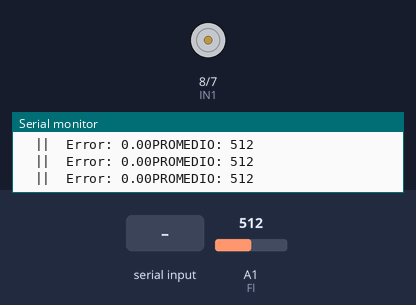
Recording of a sketch running on a simulated Arduino Uno, built with avr-gcc and run on an emulated ATmega328P. Parts: motor-driver pin pairs drawn as motors (green arrow = first pin HIGH = forward, orange = second pin HIGH = backward, longer = more drive, scaled by the enable pin), the last lines printed to the serial monitor. The test bench sets the inputs (shaded band); at power-on: A1 (Fl) = 512.

Above: at 1.2 s.
1.3 s: "d;" received over Serial
2.8 s: A1 (Fl) set to 716
At 3.2 s:
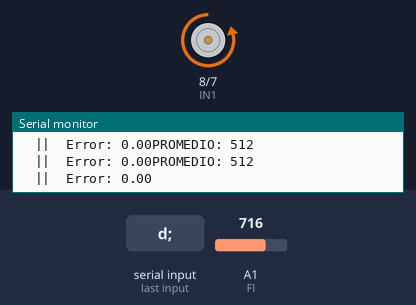
4.4 s: A1 (Fl) set to 130
At 5.7 s:
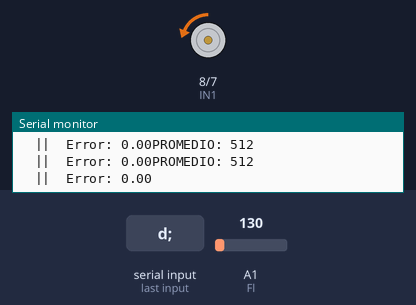
6.0 s: A1 (Fl) set to 150
At 6.9 s:
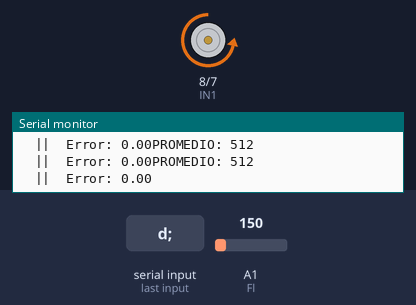
Timing chart, 0 to 8.6 s (numbered marks = the images above; inputs shaded):
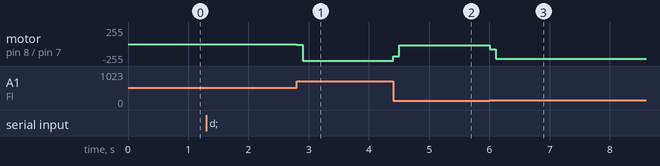

Measured:
- after the input at 2.8 s, motor on pin 8 (IN1) / pin 7 (IN2): stopped → backward 8/255 at once, → backward 248/255 0.10 s later
- after the input at 4.4 s, motor on pin 8 (IN1) / pin 7 (IN2): backward 248/255 → backward 180/255 at once, → backward 20/255 0.10 s later
- after the input at 6.0 s, motor on pin 8 (IN1) / pin 7 (IN2): backward 20/255 → backward 76/255 at once, → backward 220/255 0.10 s later

The sketch:

P_Control_flexion.ino
```cpp
#define IN1 8 // lado izquierdo
#define IN2 7 // lado derecho
#define ENA 5 // enable A

#define Fl A1
#define Fu A2


void setup()
{
  Serial.begin(115200);
  pinMode(IN1, OUTPUT);
  pinMode(IN2, OUTPUT);
  pinMode(ENA, OUTPUT);   //EnA

  pinMode(Fl, INPUT);
  pinMode(Fu, INPUT);

  SetTunings(10, 0, 2);
  SetSampleTime(100);
}


// CONTROL DESDE INTERNET

unsigned long lastTime;
double Input, Output, Setpoint;
double errSum, lastInput;
double kp, ki, kd;
int SampleTime = 1000;

/////////////////////////////


int Step = 1;
int minSet = 105;
int maxSet = 140;

char instruccion;
int e0, ea0, ed0, ei0, e_tmp0 = 0;
int newposition, oldposition;
//int kp, ki, kd;
long Time, t_ant;

char temp_inst;
int data_int;


void loop() {
    //-----------------------------------
    // Actualizando Informacion de los encoders
    newposition = promedio();

    if (split_data() > 0){
      instruccion = temp_inst;
      minSet = data_int;
    }

    while (instruccion == 'd' and newposition > minSet){
      Input = promedio();
      //int Force = analogRead(Fu);   //incluir en la tomada.. se corta cuando fuerza es mayor a X
      Compute_error();
      avanzar(Output);
      if ( Output < 30){
        Detener();
        instruccion = 'j';
      }
    }
    if (instruccion == 's' and Input <= maxSet){
      while(analogRead(Fl) <= maxSet){
        volver(200);
      }
      if (Input <= maxSet){
      Detener();
      instruccion = 'j';
      }
    }
    Serial.print("PROMEDIO: ");
    Serial.println(newposition);
    Serial.print("  ||  Error: ");
    Serial.print(Output);


}


void avanzar(int cant){
  analogWrite(ENA, cant);
  digitalWrite(IN2, HIGH);
  digitalWrite(IN1, LOW);
}

void volver(int cant){
  analogWrite(ENA, cant);
  digitalWrite(IN1, HIGH);
  digitalWrite(IN2, LOW);
}

void Detener(){
  analogWrite(ENA, 0);
}

int promedio(){
  int ac_prom = 0;
  for (int i=0; i<=5; i++){
    int dato = analogRead(Fl);
    ac_prom = ac_prom + dato;
  }
  int promedio = ac_prom / 6;
  return promedio;
}

void Compute_error()
{
  unsigned long now = millis();
  int timeChange = (now - lastTime);
    if (timeChange>=SampleTime)
       {
    // Calcula todas las variables de errores.
        double error = abs(minSet - Input);
        errSum += error;
        double dInput = abs(Input - lastInput);

    // Calculamos la función de salida del PID.
          Output = abs(kp * error + ki * errSum - kd * dInput);
    // Guardamos el valor de algunas variables para el próximo ciclo de cálculo.
          lastInput = Input;
          lastTime = now;
       }
}

void SetTunings(double Kp, double Ki, double Kd)
{
    double SampleTimeInSec = ((double)SampleTime)/1000;
    kp = Kp;
    ki = Ki * SampleTimeInSec;
    kd = Kd / SampleTimeInSec;
}

void SetSampleTime(int NewSampleTime)
{
  if (NewSampleTime > 0)
     {
      double ratio  = (double)NewSampleTime / (double)SampleTime;
      ki *= ratio;
      kd /= ratio;
      SampleTime = (unsigned long)NewSampleTime;
   }
}

int split_data(){
  if (Serial.available() > 0){
    char servo = Serial.read();
    if (servo == 's'){
      temp_inst = servo;
      return 1;
    }
    if(servo == 'd'){
      //here you could check the servo number
      String pos = Serial.readStringUntil(';');
      int int_pos = pos.toInt();
      temp_inst = servo;
      data_int = int_pos;
      return 1;
      }
  }
return 0;
}
```
